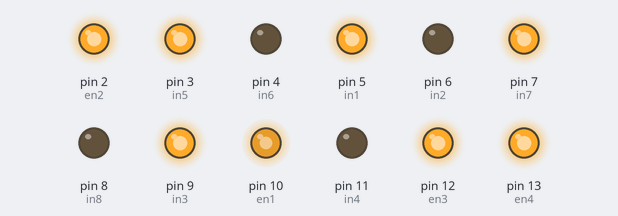
This sketch was run on a simulated Arduino Uno, built with avr-gcc and run on an emulated ATmega328P. Shown: output pins drawn as LEDs (lit = HIGH).

Above: at 0.1 s.
At 30.1 s:
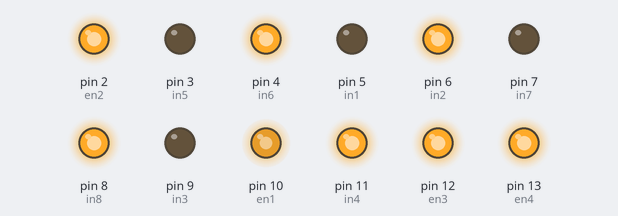
Timing chart, 0 to 31.6 s (numbered marks = the images above):
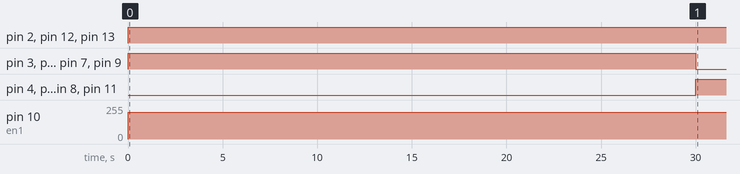

The sketch:

Pro4.ino
```cpp
int in1 = 5;
int in2 = 6;
int in3 = 9;
int in4 = 11;
int en1 = 10;
int en2 = 2;


int in5 = 3;
int in6 = 4;
int in7 = 7;
int in8 = 8;
int en3 = 12;
int en4 = 13;

void setup() {
  pinMode(in1, OUTPUT); pinMode(in2, OUTPUT); pinMode(en1, OUTPUT);
  pinMode(in3, OUTPUT); pinMode(in4, OUTPUT); pinMode(en2, OUTPUT);
  pinMode(in5, OUTPUT); pinMode(in6, OUTPUT); pinMode(en3, OUTPUT);
  pinMode(in7, OUTPUT); pinMode(in8, OUTPUT); pinMode(en4, OUTPUT);
}


void driveAll(int m1a, int m1b, int m2a, int m2b, int m3a, int m3b, int m4a, int m4b, int speed = 200) {
  digitalWrite(in1, m1a); digitalWrite(in2, m1b); analogWrite(en1, speed);
  digitalWrite(in3, m2a); digitalWrite(in4, m2b); analogWrite(en2, speed);
  digitalWrite(in5, m3a); digitalWrite(in6, m3b); analogWrite(en3, speed);
  digitalWrite(in7, m4a); digitalWrite(in8, m4b); analogWrite(en4, speed);
}

void stopAll() {
  analogWrite(en1, 0);
  analogWrite(en2, 0);
  analogWrite(en3, 0);
  analogWrite(en4, 0);
}

void loop() {

  driveAll(HIGH, LOW, HIGH, LOW, HIGH, LOW, HIGH, LOW);
  delay(30000);


  driveAll(LOW, HIGH, LOW, HIGH, LOW, HIGH, LOW, HIGH);
  delay(60000);


  for (int i = 0; i < 6; i++) {

    driveAll(HIGH, LOW, LOW, HIGH, HIGH, LOW, LOW, HIGH);
    delay(5000);


    driveAll(LOW, HIGH, HIGH, LOW, LOW, HIGH, HIGH, LOW);
    delay(5000);
  }

  stopAll();
  while (true);
}
```

Measured:
- by itself, pin 2 (en2), pin 12 (en3), pin 13 (en4): LOW → HIGH at 0.00 s
- by itself, pin 3 (in5), pin 5 (in1), pin 7 (in7), pin 9 (in3): LOW → HIGH at 0.00 s, → LOW 30.0 s later
- by itself, pin 4 (in6), pin 6 (in2), pin 8 (in8), pin 11 (in4): LOW → HIGH at 30.0 s
- by itself, pin 10 (en1): 0/255 → 200/255 at 0.00 s
